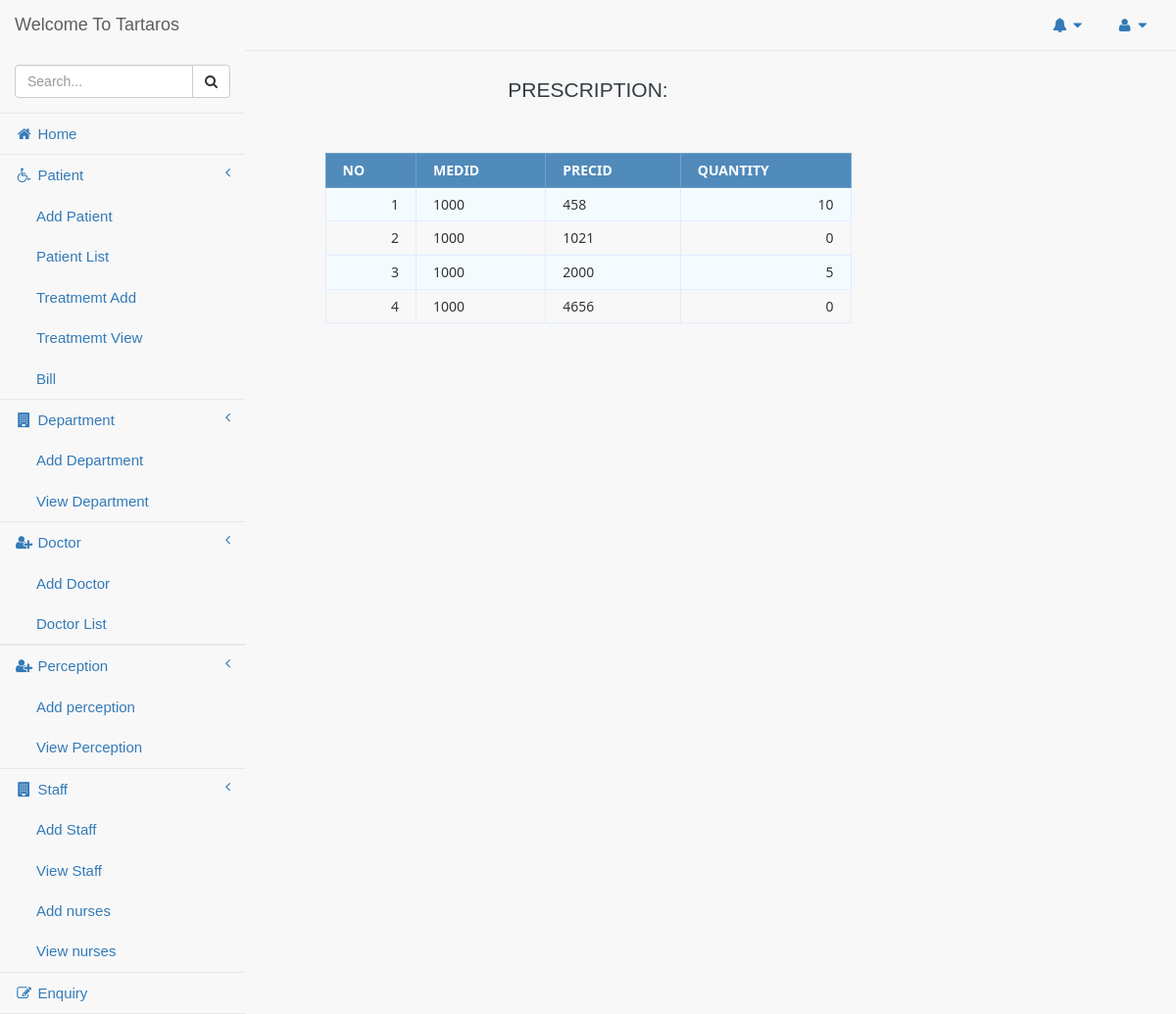
Screenshot of /pages/preclist.php with the database file from the repository.
### tables this page shows
CREATE TABLE `consists_of` (
  `PRESCRIPTION_PRESID` int(11) NOT NULL,
  `MEDICINE_MEDID` int(11) NOT NULL,
  `QUANTITY` int(11) DEFAULT NULL
);

CREATE TABLE `medicine` (
  `MEDID` int(11) NOT NULL,
  `MEDNAME` varchar(50) DEFAULT NULL,
  `PRODUCER` varchar(50) DEFAULT NULL,
  `PRICE` double DEFAULT NULL
);

### pages/preclist.php (the view, shortened to what this page needs)
<?php
$conn = new mysqli("localhost","root","","hospital");
$sql = "SELECT MEDID,PRESCRIPTION_PRESID,QUANTITY
FROM CONSISTS_OF
natural join medicine
where MEDID=MEDICINE_MEDID";
$query = mysqli_query($conn, $sql);
?>
<!DOCTYPE html>
<html lang="en">
<head>
    <link href="../vendor/bootstrap/css/bootstrap.min.css" rel="stylesheet">
    <link href="../vendor/metisMenu/metisMenu.min.css" rel="stylesheet">
    <link href="../dist/css/sb-admin-2.css" rel="stylesheet">
    <link href="../vendor/morrisjs/morris.css" rel="stylesheet">
    <link href="../vendor/font-awesome/css/font-awesome.css" rel="stylesheet" type="text/css">
</head>
<body >
<div class="">
       <div id="wrapper" >
        <nav class="navbar navbar-default navbar-static-top " role="navigation" style="margin-bottom: 0">
            <div class="navbar-header">
                <a class=" navbar-brand" href="index.html" >Welcome To Tartaros</a>
            </div>
            <ul class=" nav navbar-top-links navbar-right">
                <li class="dropdown">
                    <a class="dropdown-toggle" data-toggle="dropdown" href="#">
                        <i class="fa fa-bell fa-fw"></i> <i class="fa fa-caret-down"></i>
                    </a>
                </li>
                <li class="dropdown">
                    <a class="dropdown-toggle" data-toggle="dropdown" href="#">
                        <i class="fa fa-user fa-fw"></i> <i class="fa fa-caret-down"></i>
                    </a>
                </li>
            </ul>
            <div class="navbar-default sidebar" role="navigation">
                <div class="sidebar-nav navbar-collapse">
                    <ul class="nav" id="side-menu">
                        <li class="sidebar-search">
                            <div class="input-group custom-search-form">
                                <input type="text" class="form-control" placeholder="Search...">
                                <span class="input-group-btn">
                                <button class="btn btn-default" type="button">
                                    <i class="fa fa-search"></i>
                                </button>
                            </span>
                            </div>
                        </li>
                        <li>
                            <a href="index.php"><i class="fa fa-dashboard fa-fw"></i> Home</a>
                        </li>
                        <li>
                            <a href="#"><i class="fa fa-bar-chart-o2 fa-fw"></i> Patient<span class="fa arrow"></span></a>
                            <ul class="nav nav-second-level">
                                <li>
                                    <a href="addpatient.php"> Add Patient</a>
                                </li>
                                <li>
                                    <a href="patientlist.php"> Patient List</a>
                                </li>
                                <li>
                                    <a href="treatmemtadd.php">Treatmemt Add</a>
                                </li>
                                <li>
                                    <a href="treatmemtview.php">Treatmemt View</a>
                                </li>
                                <li>
                                    <a href="bill.php">Bill</a>
                                </li>
                            </ul>
                        </li>
                        <li>
                            <a href="#"><i class="fa fa-bar-chart-o1 fa-fw"></i> Department<span class="fa arrow"></span></a>
                            <ul class="nav nav-second-level">
                                <li>
                                    <a href="addepartment.php">Add Department</a>
                                </li>
                                <li>
                                    <a href="viewDepartment.php">View Department</a>
                                </li>
                            </ul>
                        </li>
                        <li>
                            <a href="#"><i class="fa fa-bar-chart-o fa-fw"></i> Doctor<span class="fa arrow"></span></a>
                            <ul class="nav nav-second-level">
                                <li>
                                    <a href="adddoctor.php"> Add Doctor</a>
                                </li>
                                <li>
                                    <a href="doctorlist.php"> Doctor List</a>
                                </li>
                            </ul>
                        </li>
                        <li>
                         <li>
                            <a href="#"><i class="fa fa-bar-chart-o fa-fw"></i> Perception<span class="fa arrow"></span></a>
                            <ul class="nav nav-second-level">
                                <li>
                                    <a href="prec.php"> Add perception</a>
                                </li>
                                <li>
                                    <a href="preclist.php"> View Perception</a>
                                </li>
                            </ul>
                        </li>
                        <li>
                            <a href="#"><i class="fa fa-bar-chart-o1 fa-fw"></i> Staff<span class="fa arrow"></span></a>
                            <ul class="nav nav-second-level">
                                <li>
                                    <a href="staffadd.php">Add Staff</a>
                                </li>
                                <li>
                                    <a href="staffview.php">View Staff</a>
                                </li>
                                <li>
                                    <a href="nursesadd.php">Add nurses</a>
                                </li>
                                <li>
                                    <a href="nursesview.php">View nurses</a>
                                </li>
                            </ul>
                        </li>
                        <li>
                            <a href="#"><i class="fa fa-edit fa-fw"></i> Enquiry</a>
                        </li>
                    </ul>
                </div>
            </div>
        </nav>
    </div>
    <div class="container lead " style=" position: relative;">
        <h1 class="lead">PRESCRIPTION:</h1>
        <br>
    <table class="data-table">
        <thead>
            <tr>
                <th>NO</th>
                <th>MEDID</th>
                <th>PRECID</th>
                <th>QUANTITY</th>
            </tr>
        </thead>
        <tbody>
        <?php
        $no     = 1;
        while ($row = mysqli_fetch_array($query))
        {
            echo '<tr>
                    <td>'.$no.'</td>
                    <td>'.$row['MEDID'].'</td>
                    <td>'.$row['PRESCRIPTION_PRESID'].'</td>
                    <td>'.$row['QUANTITY'].'</td>
                </tr>';
        $no++;
        }
        ?>
        </tbody>
    </table>
    </div>
    </div>
</body>
</html>

### pages/preclist.php (style rules this page uses)
body { font-size: 15px; color: #343d44; font-family: "segoe-ui", "open-sans", tahoma, arial; padding: 0; margin: 0; }
table { margin: auto; font-family: "Lucida Sans Unicode", "Lucida Grande", "Segoe Ui"; font-size: 12px; }
h1 { margin: 25px auto 0; text-align: center; text-transform: uppercase; font-size: 17px; }
table td { transition: all .5s; }
.data-table { border-collapse: collapse; font-size: 14px; min-width: 537px; }
.data-table th, .data-table td { border: 1px solid #e1edff; padding: 7px 17px; }
.data-table thead th { background-color: #508abb; color: #FFFFFF; border-color: #6ea1cc !important; text-transform: uppercase; }
.data-table tbody td { color: #353535; }
.data-table tbody td:first-child, .data-table tbody td:nth-child(4), .data-table tbody td:last-child { text-align: right; }
.data-table tbody tr:nth-child(odd) td { background-color: #f4fbff; }

### rows the page displays
consists_of: MEDICINE_MEDID.MEDID "1000", PRESCRIPTION_PRESID "458", QUANTITY "10"
consists_of: MEDICINE_MEDID.MEDID "1000", PRESCRIPTION_PRESID "1021", QUANTITY "0"
consists_of: MEDICINE_MEDID.MEDID "1000", PRESCRIPTION_PRESID "2000", QUANTITY "5"
consists_of: MEDICINE_MEDID.MEDID "1000", PRESCRIPTION_PRESID "4656", QUANTITY "0"
